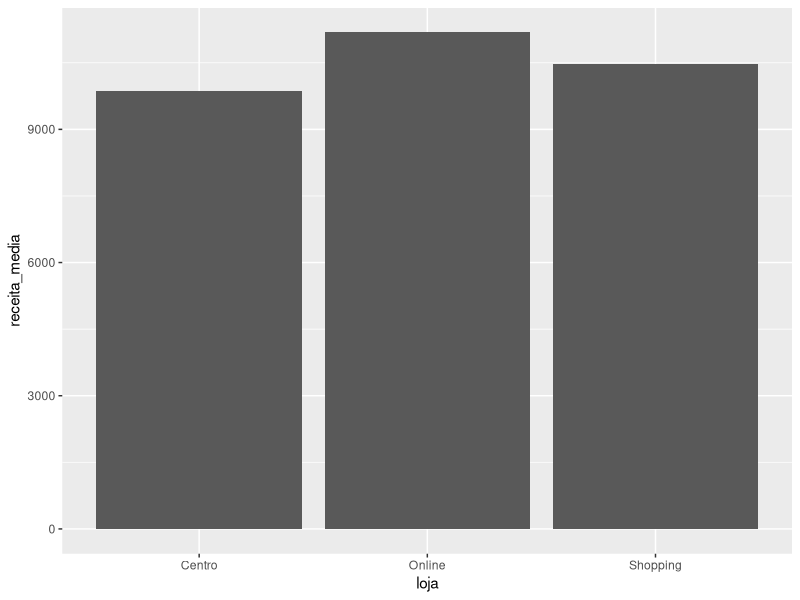
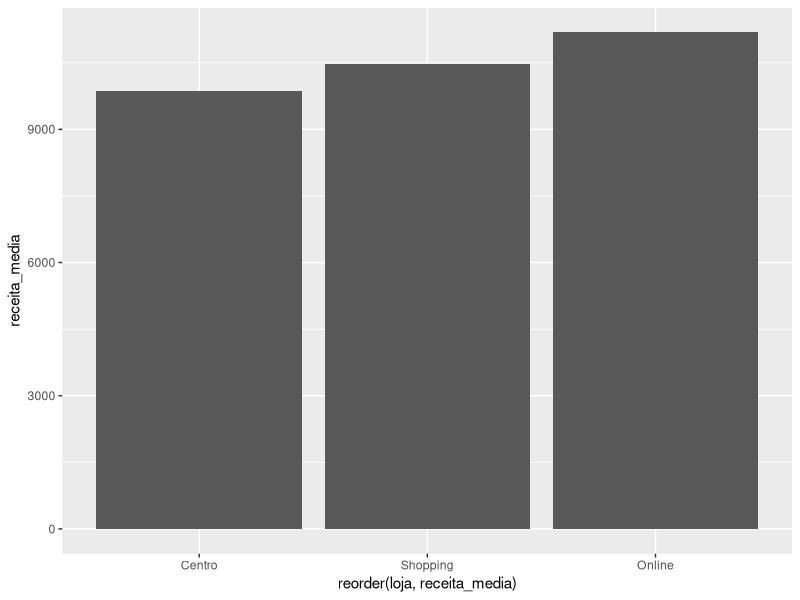
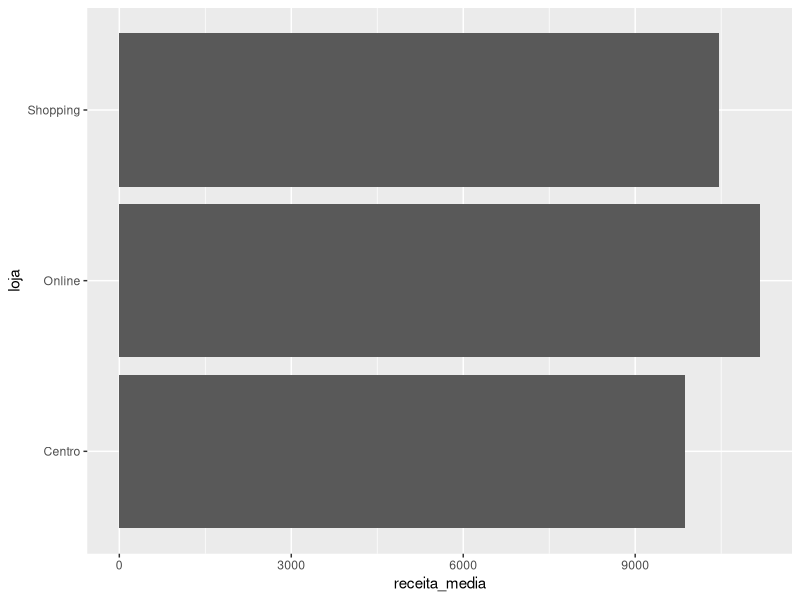
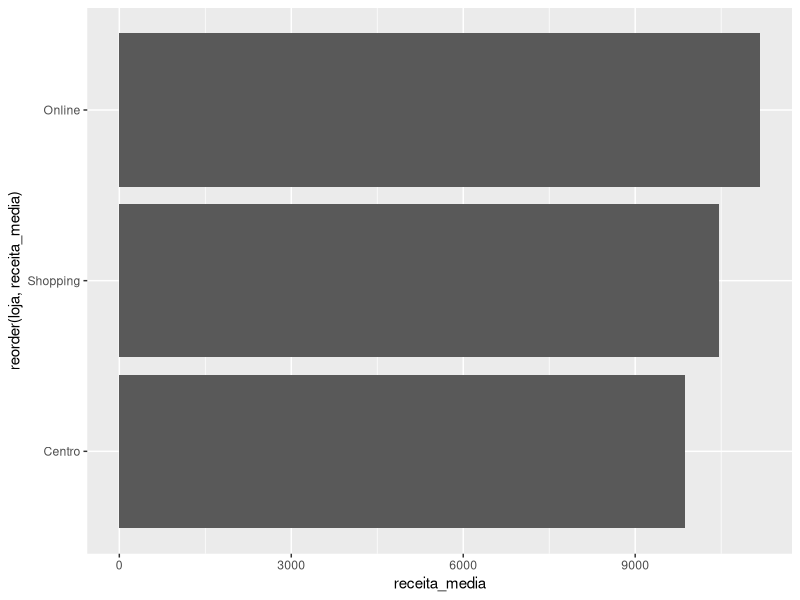
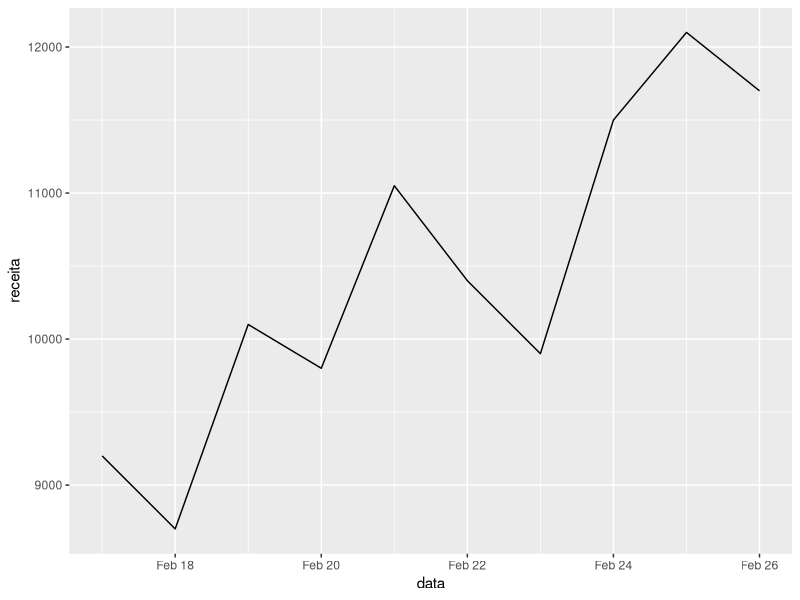
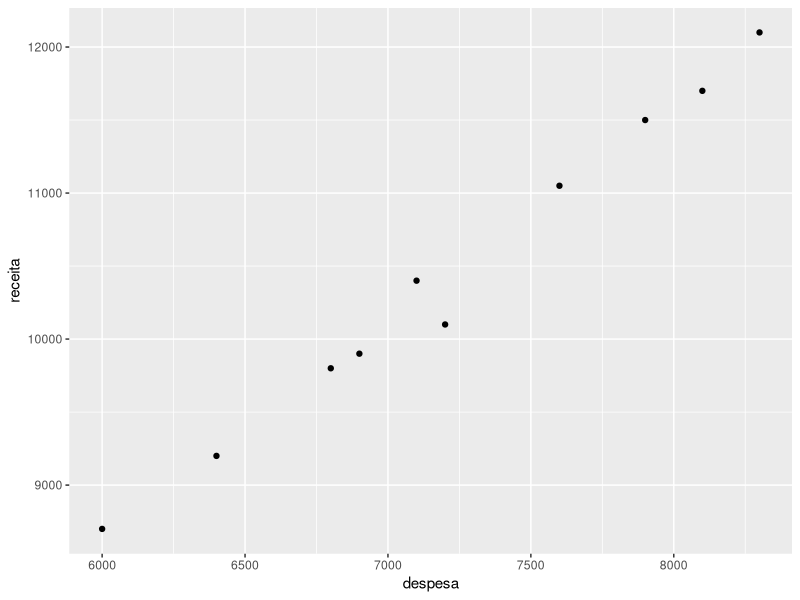
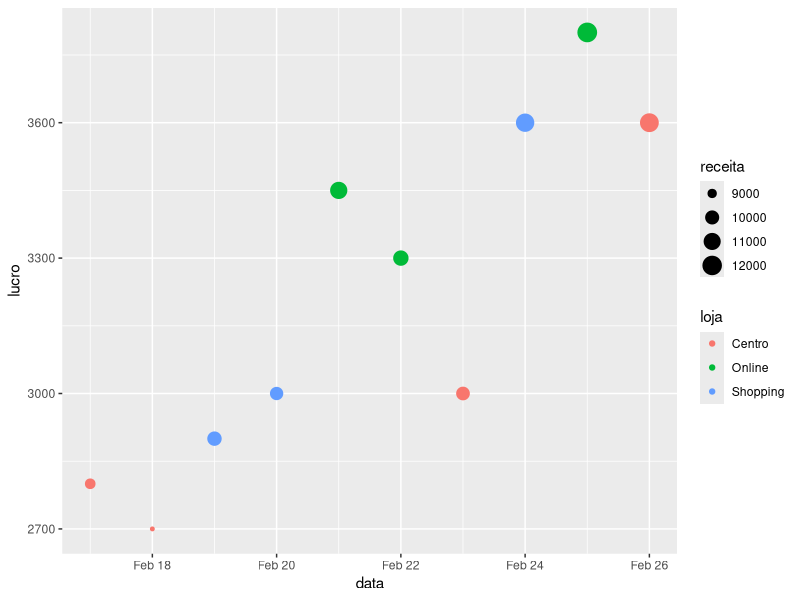
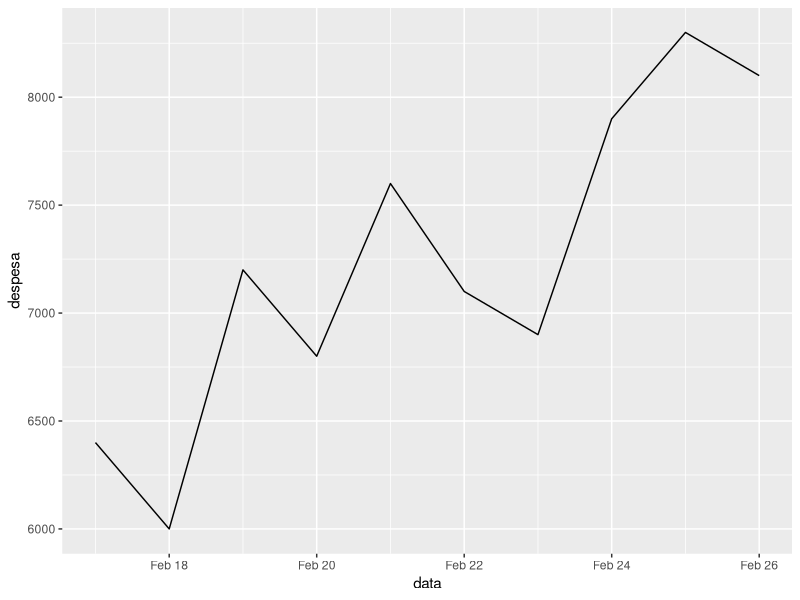

Write R code to recreate these figures, in order.
# ============================================================
# DOCUMENTACAO DO SCRIPT
# ============================================================
# Arquivo: 01_introducao.R
# Autor(a): <Thayna Vieira>
# Data: <24-03-2025>
# Objetivo: entender os fundamentos da linguagem R


# ATALHO PARA CRIAR SEÇÕS DE CÓDIGO: CTRL + SHIFT + R


# Configuracoes globais ---------------------------------------------------


# Ajusta localidade para portugues (datas, mensagens e formatos)
Sys.setlocale("LC_ALL", "pt_BR.UTF-8")


# R como uma grande calculadora -------------------------------------------



# Carrega o pacote se ele tiver sido instalado
library(tidyverse)


# Operacoes aritmeticas basicas

## adicao
15 + 7

## subtracao
20 - 6

## multiplicacao
8 * 9

## divisao
84 / 7

## potenciacao
2^5

# Predencia de operacoes matemáticas
# parenteses primeiro, depois potenciacao, multiplicacao e divisao,
# e por ultimo adicao e subtracao

# parentese primeiro
(15 + 7) * 2
84 / (7 + 5)

# ---------------------------------
# Funcoes matematicas importantes
# ---------------------------------

# logaritmo natural
log(100)

# logaritmo base 10
log10(100)

# funcao exponencial (e elevado a x)
exp(1)

# valor absoluto
abs(-45)

# raiz quadrada
sqrt(225)

# arredondamento para 2 casas decimais
round(3.14159, digits = 2)


# Tipos Atômicos e classes ------------------------------------------------


# Os tipos de dados definem como os dados
# são armazenados na memória.

# tipo double e classe numeric
a <- 3.14
a
# função que retorna o tipo do objeto
typeof(a)
# função que retorna a classe do objeto
class(a)

# character
b <- "João"
b

# logical
c <- TRUE
c

d <- FALSE
d

# NaN (Not a Number) representa um valor indefinido
e <- 0 / 0
e

# Inf (Infinity) representa um valor infinito
f <- 1 / 0
f

# coerção de logical para numeric
# TRUE = 1 e FALSE = 0
f <- as.numeric(c)
f


# Vetores numericos e vetorizacao -----------------------------------------


# Atalho de teclado para inserir <- :
# Alt + - (Windows/Linux)

# Cria dois vetores numericos com dados de receita e custo diarios

receita_diaria <- c(9200, 8700, 10100, 9800, 11050)
# exibe o vetor criado usando a funcao print()
print(receita_diaria)
# classe do vetor criado
class(receita_diaria)

custo_diario <- c(6400, 6000, 7200, 6800, 7600)
# exibe o vetor criado sem usar a funcao print()
custo_diario
# classe do vetor criado
class(custo_diario)


# Vetorizacao: operacoes elemento a elemento
lucro_diario <- receita_diaria - custo_diario
margem_diaria <- lucro_diario / receita_diaria

# ---------------------------------------
# Funcoes úteis para vetores numericos
# ---------------------------------------

# logaritmo da receita diária
log(receita_diaria)

# receita total da semana
sum(receita_diaria)

# receita media da semana
mean(receita_diaria)

# tamanho do vetor de receita
# Nesse caso é o número de dias registrados
length(receita_diaria)

# receita minima da semana
min(receita_diaria)

# receita maxima da semana
max(receita_diaria)

# vendo a ajuda de uma funcao
?mean
?length


# Vetores -----------------------------------------------------------------


# vetor de caracteres (strings) com nome da empresa
nome_empresa <- c("Loja A", "Loja B", "Loja C")
# exibe o vetor criado
nome_empresa
# classe do vetor criado
class(nome_empresa)

# vetor logico (booleano) indicando se a meta de vendas foi batida
meta_batida <- c(TRUE, FALSE, TRUE)
# exibe o vetor criado
meta_batida
# classe do vetor criado
class(meta_batida)

# Criando uma tibble com dados ficticios de vendas ------------------------

# e primeiros exemplos com dplyr
# Neste bloco vamos criar um pequeno conjunto de dados
# semelhante a um banco de dados simples de vendas.

# A ideia é trabalhar com:
# - data da venda
# - receita obtida
# - despesa do dia
# - loja responsável pela venda


# ------------------------------------------------------------
# Cria uma tibble com dados ficticios
# ------------------------------------------------------------

vendas_diarias <- tibble(
  data = seq(as.Date("2026-02-17"), by = "day", length.out = 10),
  receita = c(9200, 8700, 10100, 9800, 11050, 10400, 9900, 11500, 12100, 11700),
  despesa = c(6400, 6000, 7200, 6800, 7600, 7100, 6900, 7900, 8300, 8100),
  loja = c(
    "Centro", "Centro", "Shopping", "Shopping", "Online",
    "Online", "Centro", "Shopping", "Online", "Centro"
  )
) |>
  mutate(
    lucro = receita - despesa,
    margem = lucro / receita
  )

# Visualiza as primeiras linhas da tabela
head(vendas_diarias)

# Mostra a estrutura do objeto
glimpse(vendas_diarias)

# Resumo estatístico das colunas numéricas
summary(vendas_diarias)

# Classe do objeto
class(vendas_diarias)

# PERGUNTAR PARA A TURMA TURMA
# “Se vocês fossem gerentes/adm. dessa empresa, que tipo de perguntas
# fariam sobre esses dados?”
# MINHA RESPOSTA
# É exatamente isso que vamos aprender a responder com o dplyr.”


# ------------------------------------------------------------
# Primeiros exemplos simples com dplyr
# ------------------------------------------------------------

# Exemplo 1
# Pergunta de negócio:
# Quero ver apenas algumas colunas da tabela

vendas_diarias |>
  select(data, loja, receita)


# Exemplo 2
# Pergunta de negócio:
# Em quais dias o lucro foi maior que 3000?

vendas_diarias |>
  filter(lucro > 3000)


# Exemplo 3
# Pergunta de negócio:
# Quais registros pertencem à loja Centro?

vendas_diarias |>
  filter(loja == "Centro")


# Exemplo 4
# Pergunta de negócio:
# Quais foram os dias com maior receita?

vendas_diarias |>
  arrange(desc(receita))


# Exemplo 5
# Pergunta de negócio:
# Qual foi a receita média por loja?

receita_por_loja <- vendas_diarias |>
  group_by(loja) |>
  summarise(
    receita_media = mean(receita),
    lucro_medio = mean(lucro)
  )
# exibe o resultado
receita_por_loja


# Exemplo 6
# Pergunta de negócio:
# Quantos dias de vendas temos para cada loja?

vendas_diarias |>
  group_by(loja) |>
  summarise(
    n_dias = n()
  )


# Exemplo 7
# Pergunta de negócio:
# Em quais dias a receita ficou entre 10000 e 11500?

vendas_diarias |>
  filter(between(receita, 10000, 11500))


# Manipulação de dados com dplyr e uso do pipe ----------------------------


# O operador pipe |> permite encadear operações
# de forma mais legível.

# Em vez de escrever:

# resultado <- funcao3(funcao2(funcao1(dados)))

# podemos escrever:

# dados |>
#   funcao1() |>
#   funcao2() |>
#   funcao3()



# ------------------------------------------------------------
# Exemplo 1 - selecionar e ordenar dados
# ------------------------------------------------------------

# Pergunta de negócio:
# Quero ver as receitas ordenadas da maior para a menor

vendas_diarias |>
  select(data, loja, receita) |>
  arrange(desc(receita))


# ------------------------------------------------------------
# Exemplo 2 - filtrar e selecionar
# ------------------------------------------------------------

# Pergunta:
# Quais foram os dias em que o lucro foi maior que 3000?

vendas_diarias |>
  filter(lucro > 3000) |>
  select(data, loja, receita, lucro)


# ------------------------------------------------------------
# Exemplo 3 - resumo estatístico
# ------------------------------------------------------------

# Receita média geral

vendas_diarias |>
  summarise(
    receita_media = mean(receita),
    lucro_medio = mean(lucro)
  )


# ------------------------------------------------------------
# Exemplo 4 - análise por loja
# ------------------------------------------------------------

# Receita média e lucro médio por loja

vendas_diarias |>
  group_by(loja) |>
  summarise(
    receita_media = mean(receita),
    lucro_medio = mean(lucro),
    n_dias = n()
  )


# ------------------------------------------------------------
# Exemplo 5 - ordenar resultados agregados
# ------------------------------------------------------------

# Qual loja teve maior receita média?

vendas_diarias |>
  group_by(loja) |>
  summarise(
    receita_media = mean(receita)
  ) |>
  arrange(desc(receita_media))



# Visualizacao de dados com ggplot2 ---------------------------------------


# Grafico 1 de barras da receita media por loja
ggplot(receita_por_loja, aes(x = loja, y = receita_media)) +
  geom_col()

# Grafico 2 de barras da receita media por loja em ordem crescente
# reorder() é uma função que reordena os níveis de um fator com base em
# outra variável
ggplot(receita_por_loja, aes(x = reorder(loja, receita_media), y = receita_media)) +
  geom_col()

# Grafico 3 de barras da receita media por loja
# coord_flip() é uma função que inverte os eixos x e y
ggplot(receita_por_loja, aes(x = loja, y = receita_media)) +
  geom_col() +
  coord_flip()

# Grafico 4 de barras da receita media por loja em ordem decrescente
ggplot(receita_por_loja, aes(x = reorder(loja, receita_media), y = receita_media)) +
  geom_col() +
  coord_flip()

# Grafico de linha da receita diaria
ggplot(vendas_diarias, aes(x = data, y = receita)) +
  geom_line()

# Grafico de dispersao entre despesa e receita
ggplot(vendas_diarias, aes(x = despesa, y = receita)) +
  geom_point()

# Grafico de pontos com tamanho e cor variando por lucro e loja
ggplot(vendas_diarias, aes(x = data, y = lucro, size = receita, color = loja)) +
  geom_point()



# Resolução dos exercícios da lista 1 -------------------------------------




# Solução do Ex. 1

## cria o vetor de custos
custos_semanais <- c(5400, 6100, 5900, NA, 6300, 6000)

## cálculo do custo total usando a função sum() e removendo NA
custo_total <- sum(custos_semanais, na.rm = TRUE)
custo_total


# Solução do Ex. 2

## cálculo do custo médio usando a função mean() e removendo NA
custo_medio <- mean(custos_semanais, na.rm = TRUE)
custo_medio


# Solução do Ex. 3

## cálculo do custo mínimo usando a função min()
custo_minimo <- min(custos_semanais, na.rm = TRUE)
custo_minimo

## cálculo do custo máximo usando a função max()
custo_maximo <- max(custos_semanais, na.rm = TRUE)
custo_maximo


# Solução do Ex. 4

# seleciona apenas a coluna com o nome da loja
vendas_diarias |>
  select(loja)


# Solução do Ex. 5

# filtra somente os dias em que a margem foi maior que 0.30
vendas_diarias |>
  filter(margem > 0.30)


# Solução do Ex. 6

# mantém apenas as linhas em que as duas condições
# são verdadeiras ao mesmo tempo
vendas_diarias |>
  filter(loja == "Online" & lucro > 3000)


# Solução do Ex. 7

# ordena os registros da maior para a menor despesa
vendas_diarias |>
  arrange(desc(despesa))


# Solução do Ex. 8

# resume a tabela em um único valor: a média da despesa
vendas_diarias |>
  summarise(
    despesa_media = mean(despesa)
  )


# Solução do Ex. 9

# agrupa os dados por loja para calcular uma média
# separada para cada uma
vendas_diarias |>
  group_by(loja) |>
  summarise(
    margem_media = mean(margem)
  )


# Solução do Ex. 10

# define os dados e data no eixo x e despesa no eixo y
ggplot(vendas_diarias, aes(x = data, y = despesa)) +
  # desenha uma linha para mostrar a evolução da despesa
  geom_line()



# Solução do Ex. 11

# define receita no eixo x e lucro no eixo y
ggplot(vendas_diarias, aes(x = receita, y = lucro)) +
  # desenha um ponto para cada observação
  geom_point()


# Solução do Ex. 12

# define data no eixo x e margem no eixo y
ggplot(vendas_diarias, aes(x = data, y = margem)) +
  # mostra o valor observado em cada dia
  geom_point() +
  # liga os pontos para destacar a evolução ao longo do tempo
  geom_line()


# Solução do Ex. 13


# 1. Calculamos o lucro médio por loja
lucro_por_loja <- vendas_diarias |>
  group_by(loja) |>
  summarise(
    lucro_medio = mean(lucro)
  )

# exibe o resultado
lucro_por_loja

# 2. Fazemos o gráfico de barras do lucro médio por loja
ggplot(lucro_por_loja, aes(x = loja, y = lucro_medio)) +
  geom_col()



# ------------------------- FIM -------------------------------------------#
